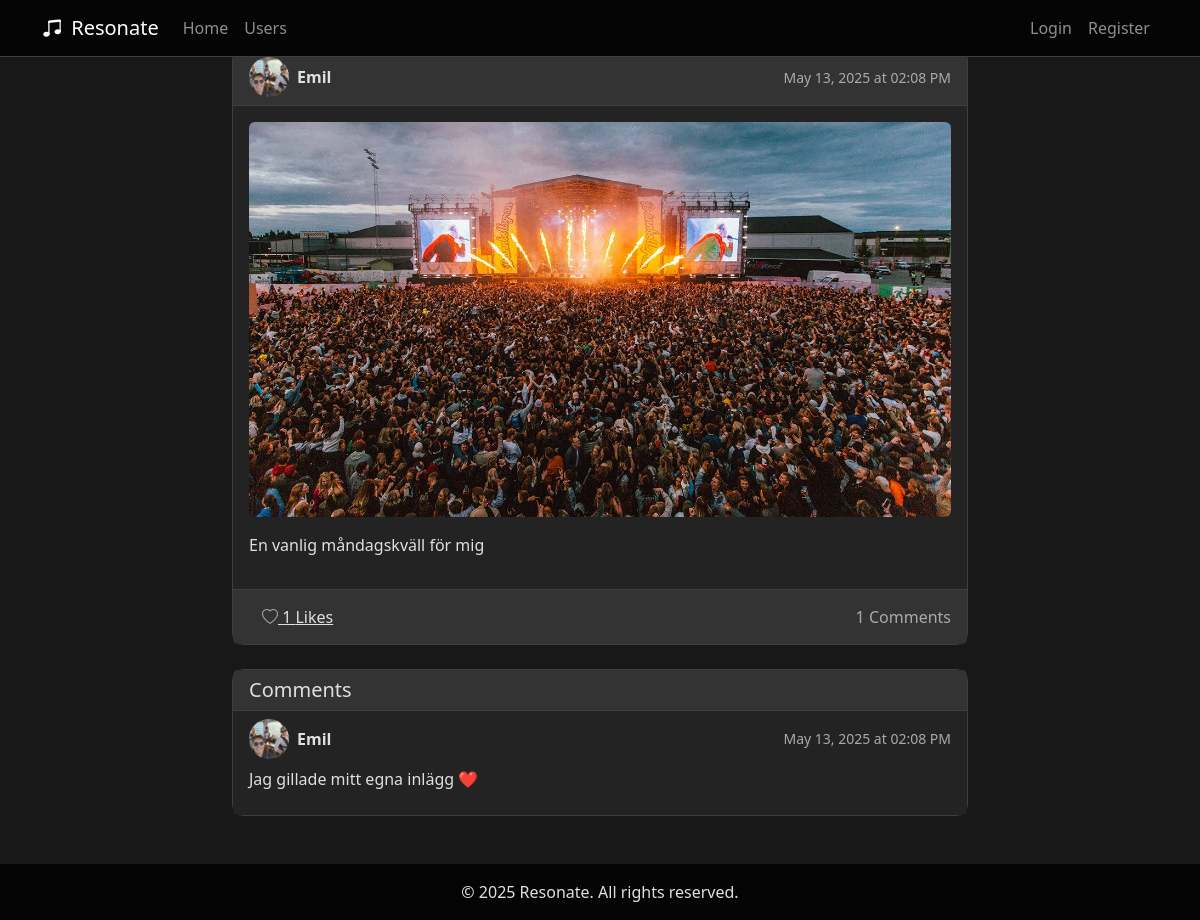
The app's page /post/d1adb77b-2c61-4c73-8209-3ac08b14798f, older data.
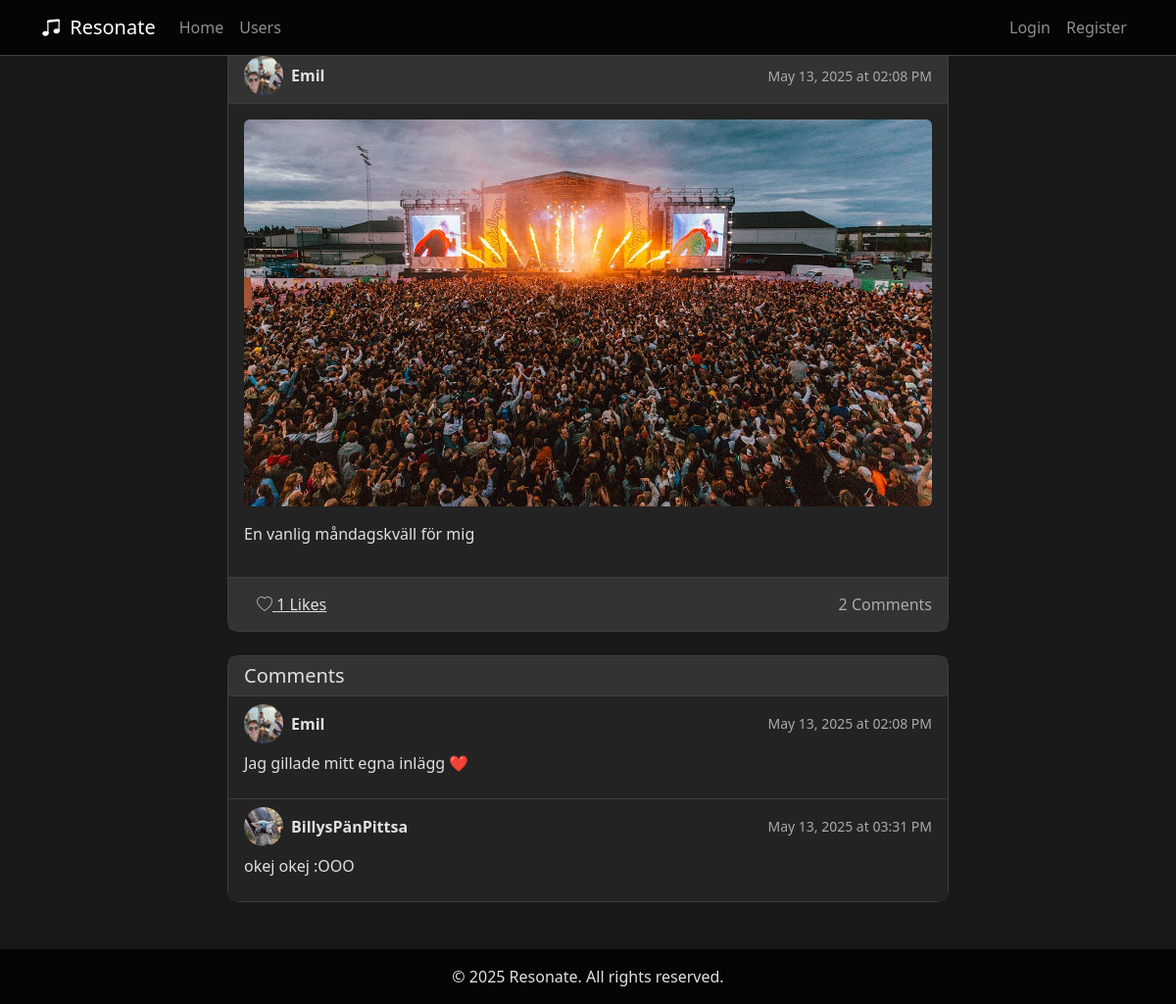
The same page, newer data.
### app.py (models this page shows, shortened)
class User(UserMixin, db.Model):
    __tablename__ = 'users'
    userId = db.Column(db.String(36), primary_key=True, default=lambda: str(uuid.uuid4()))
    username = db.Column(db.String(80), nullable=False)
    email = db.Column(db.String(120), unique=True, nullable=False)
    password = db.Column(db.String(128))
    profilePicture = db.Column(db.String, nullable=True, default='default.jpg')
    favoriteGenres = db.Column(db.String, nullable=True)
    createdAt = db.Column(db.DateTime, default=datetime.utcnow)
    spotify_access_token = db.Column(db.String(255), nullable=True)
    spotify_refresh_token = db.Column(db.String(255), nullable=True)
    spotify_user_id = db.Column(db.String(255), nullable=True)
    spotify_token_expiry = db.Column(db.DateTime, nullable=True)
    bio = db.Column(db.Text, nullable=True)
    sotd_title = db.Column(db.String(200), nullable=True)
    sotd_artist = db.Column(db.String(200), nullable=True)
    song_picture = db.Column(db.String(200), nullable=True)
    favorite_songs = db.Column(db.String, nullable=True)
    followed = db.relationship(
        'User',
        secondary=followers,
        primaryjoin=(followers.c.follower_id == userId),
        secondaryjoin=(followers.c.followed_id == userId),
        backref=db.backref('followers', lazy='dynamic'),
        lazy='dynamic'
    )

class Post(db.Model):
    __tablename__ = 'posts'
    postId = db.Column(db.String(36), primary_key=True, default=lambda: str(uuid.uuid4()))
    userId = db.Column(db.String(36), db.ForeignKey('users.userId'), nullable=False)
    content = db.Column(db.Text, nullable=False)
    created_at = db.Column(db.DateTime, default=datetime.utcnow)
    post_picture = db.Column(db.String(200), nullable=True)
    user = db.relationship('User', backref=db.backref('posts', lazy='dynamic'))
    likes = db.relationship('Like', primaryjoin='Post.postId==Like.postId',
                            backref='post', lazy='dynamic')
    comments = db.relationship('Comment', primaryjoin='Post.postId==Comment.postId',
                               backref='post', lazy='dynamic')

class Comment(db.Model):
    __tablename__ = 'comments'
    commentId = db.Column(db.String(36), primary_key=True, default=lambda: str(uuid.uuid4()))
    userId = db.Column(db.String(36), db.ForeignKey('users.userId'), nullable=False)
    postId = db.Column(db.String(36), db.ForeignKey('posts.postId'), nullable=False)
    content = db.Column(db.Text, nullable=False)
    created_at = db.Column(db.DateTime, default=datetime.utcnow)
    user = db.relationship('User', backref='comments')

### app.py (the view)
@app.route('/post/<post_id>')
def view_post(post_id):
    post = Post.query.get_or_404(post_id)
    return render_template('view_post.html', post=post, Comment=Comment, user=post.user)

### templates/view_post.html (shortened to what this page needs)
{% extends "base.html" %}
{% block content %}
<div class="container">
    <div class="row justify-content-center">
        <div class="col-md-8">
            <div class="card mb-4">
                <div class="card-header d-flex justify-content-between align-items-center" style="background-color: var(--bg-tertiary); border-bottom: 1px solid var(--border-color);">
                    <div class="d-flex align-items-center">
                        <img src="{{ url_for('static', filename='profile_pics/' + user.profilePicture) }}"
                            class="profile-pic-small rounded-circle me-2"
                            alt="{{ user.username }}'s profile picture">
                        <strong style="color: var(--text-primary);">{{ post.user.username }}</strong>
                    </div>
                    <small class="text-muted">{{ post.created_at.strftime('%B %d, %Y at %I:%M %p') }}</small>
                </div>
                <div class="card-body" style="background-color: var(--bg-secondary); color: var(--text-primary);">
                    {% if post.post_picture %}
                    <div class="mb-3 text-center">
                        <img src="{{ url_for('static', filename='post_pics/' + post.post_picture) }}"
                             alt="Post Image"
                             class="img-fluid rounded"
                             style="max-height: 500px; object-fit: contain;">
                    </div>
                    {% endif %}
                    <p>{{ post.content }}</p>
                </div>
                <div class="card-footer" style="background-color: var(--bg-tertiary); border-top: 1px solid var(--border-color);">
                    <div class="d-flex justify-content-between align-items-center">
                        <form method="POST" action="{{ url_for('like_post', post_id=post.postId) }}" class="d-inline">
                            <button type="submit" class="btn btn-link" style="color: var(--text-primary);">
                                {% if current_user.is_authenticated and current_user.has_liked_post(post) %}
                                    <i class="bi bi-heart-fill text-danger"></i>
                                {% else %}
                                    <i class="bi bi-heart text-muted"></i>
                                {% endif %}
                                {{ post.likes.count() }} Likes
                            </button>
                        </form>
                        <span class="text-muted">{{ post.comments.count() }} Comments</span>
                    </div>
                </div>
            </div>
            {% if post.comments.count() > 0 %}
            <div class="card">
                <div class="card-header" style="background-color: var(--bg-tertiary); border-bottom: 1px solid var(--border-color);">
                    <h5 class="mb-0" style="color: var(--text-primary);">Comments</h5>
                </div>
                <ul class="list-group list-group-flush">
                    {% for comment in post.comments %}
                    <li class="list-group-item" style="background-color: var(--bg-secondary); color: var(--text-primary); border-color: var(--border-color);">
                        <div class="d-flex justify-content-between align-items-center">
                            <div class="d-flex align-items-center">
                                <img src="{{ url_for('static', filename='profile_pics/' + comment.user.profilePicture) }}"
                                     class="profile-pic-small rounded-circle me-2"
                                     alt="{{ comment.user.username }}'s profile picture">
                                <strong>{{ comment.user.username }}</strong>
                            </div>
                            <small class="text-muted">{{ comment.created_at.strftime('%B %d, %Y at %I:%M %p') }}</small>
                        </div>
                        <p class="mt-2">{{ comment.content }}</p>
                    </li>
                    {% endfor %}
                </ul>
            </div>
            {% endif %}
        </div>
    </div>
</div>
{% endblock %}

### templates/base.html (shortened to what this page needs)
<!DOCTYPE html>
<html lang="en">
<head>
    <link href="https://cdn.jsdelivr.net/npm/bootstrap@5.2.3/dist/css/bootstrap.min.css" rel="stylesheet">
    <link rel="stylesheet" href="https://cdn.jsdelivr.net/npm/bootstrap-icons@1.10.3/font/bootstrap-icons.css">
</head>
<body>
    <nav class="navbar navbar-expand-lg navbar-dark bg-primary fixed-top">
        <div class="container">
            <a class="navbar-brand" href="{{ url_for('index') }}">
                <i class="bi bi-music-note-beamed me-1"></i> Resonate
            </a>
            <div class="collapse navbar-collapse" id="navbarNav">
                <ul class="navbar-nav me-auto">
                    <li class="nav-item">
                        <a class="nav-link" href="{{ url_for('index') }}">Home</a>
                    </li>
                    <li class="nav-item">
                        <a class="nav-link" href="{{ url_for('users') }}">Users</a>
                    </li>
                </ul>
                <ul class="navbar-nav ms-auto">
                    {% if current_user.is_authenticated %}
                    <li class="nav-item dropdown">
                        <a class="nav-link dropdown-toggle" href="#" role="button" data-bs-toggle="dropdown">
                            <img src="{{ url_for('static', filename='profile_pics/' + current_user.profilePicture) }}"
                                 class="rounded-circle me-1" style="width: 24px; height: 24px; object-fit: cover;">
                            {{ current_user.username }}
                        </a>
                        <ul class="dropdown-menu dropdown-menu-end">
                            <li>
                                <a class="dropdown-item" href="{{ url_for('profile', username=current_user.username) }}">
                                    <i class="bi bi-person me-2"></i>My Profile
                                </a>
                            </li>
                            <li>
                                <a class="dropdown-item" href="{{ url_for('edit_profile') }}">
                                    <i class="bi bi-gear me-2"></i>Edit Profile
                                </a>
                            </li>
                            <li><hr class="dropdown-divider"></li>
                            <li>
                                <a class="dropdown-item" href="{{ url_for('logout') }}">
                                    <i class="bi bi-box-arrow-right me-2"></i>Logout
                                </a>
                            </li>
                        </ul>
                    </li>
                    {% else %}
                    <li class="nav-item">
                        <a class="nav-link" href="{{ url_for('login') }}">Login</a>
                    </li>
                    <li class="nav-item">
                        <a class="nav-link" href="{{ url_for('register') }}">Register</a>
                    </li>
                    {% endif %}
                </ul>
            </div>
        </div>
    </nav>
    <main class="py-5">
        {% block content %}{% endblock %}
    </main>
    <footer class="footer text-center">
        <div class="container">
            <p class="mb-0">&copy; 2025 Resonate. All rights reserved.</p>
        </div>
    </footer>
</body>
</html>

### templates/base.html (style rules this page uses)
:root { --bg-primary: #181818; --bg-secondary: #232323; --bg-tertiary: #333333; --accent-primary: #6a4fbb; --accent-secondary: #a45dff; --accent-tertiary: #c4a8d6; --text-primary: #e0e0e0; --text-secondary: #aaaaaa; --text-muted: #888888; --border-color: #3f3f3f; --glow-effect: 0 0 8px rgba(164, 93, 255, 0.7), 0 0 16px rgba(164, 93, 255, 0.4); }
html, body { height: 100%; margin: 0; background-color: var(--bg-primary); color: var(--text-primary); }
body { display: flex; flex-direction: column; }
.profile-pic-small { width: 40px; height: 40px; object-fit: cover; border-radius: 50%; }
main { flex: 1 0 auto; padding-top: 80px; }
.navbar { background-color: #050505 !important; border-bottom: 1px solid var(--border-color); }
.card { background-color: var(--bg-secondary); border: 1px solid var(--border-color); border-radius: 12px; }
.card-header { background-color: var(--bg-tertiary); border-bottom: 1px solid var(--border-color); }
h1, h2, h3, h4, h5, h6, p { color: var(--text-primary); }
a { color: var(--accent-primary); }
.text-muted { color: var(--text-secondary) !important; }
.footer { flex-shrink: 0; background-color: #050505 !important; color: var(--text-secondary); width: 100%; padding: 1rem 0; }

Row changes from the older to the newer data that the page shows:
added Comment: profilePicture (picture), user.username "BillysPänPittsa", created_at "May 13, 2025 at 03:31 PM", content "okej okej :OOO"
Text that changed along with them:
{{ post.comments.count() }}: "1" → "2"
